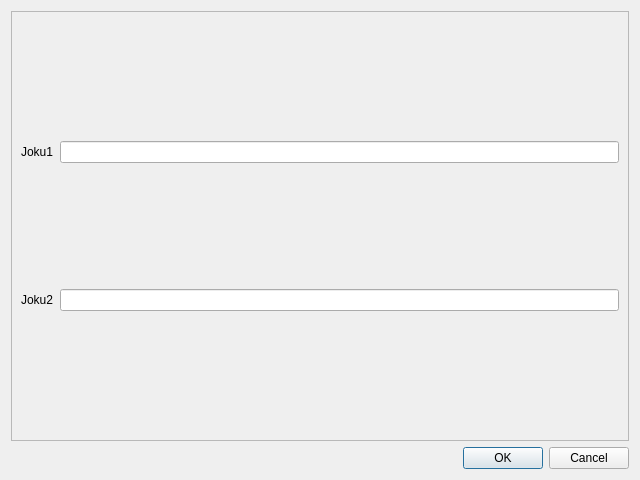
<?xml version="1.0" encoding="UTF-8"?>
<ui version="4.0">
 <class>Dialog</class>
 <widget class="QDialog" name="Dialog">
  <property name="geometry">
   <rect>
    <x>0</x>
    <y>0</y>
    <width>640</width>
    <height>480</height>
   </rect>
  </property>
  <property name="windowTitle">
   <string>Asetukset</string>
  </property>
  <layout class="QVBoxLayout" name="verticalLayout">
   <item>
    <widget class="QScrollArea" name="scrollArea">
     <property name="widgetResizable">
      <bool>true</bool>
     </property>
     <widget class="QWidget" name="scrollAreaWidgetContents">
      <property name="geometry">
       <rect>
        <x>0</x>
        <y>0</y>
        <width>620</width>
        <height>428</height>
       </rect>
      </property>
      <layout class="QHBoxLayout" name="horizontalLayout">
       <item>
        <layout class="QGridLayout" name="gridLayout">
         <item row="0" column="1">
          <widget class="QLineEdit" name="lineEdit"/>
         </item>
         <item row="0" column="0">
          <widget class="QLabel" name="label">
           <property name="text">
            <string>Joku1</string>
           </property>
          </widget>
         </item>
         <item row="1" column="0">
          <widget class="QLabel" name="label_2">
           <property name="text">
            <string>Joku2</string>
           </property>
          </widget>
         </item>
         <item row="1" column="1">
          <widget class="QLineEdit" name="lineEdit_2"/>
         </item>
        </layout>
       </item>
      </layout>
     </widget>
    </widget>
   </item>
   <item>
    <widget class="QDialogButtonBox" name="buttonBox">
     <property name="orientation">
      <enum>Qt::Horizontal</enum>
     </property>
     <property name="standardButtons">
      <set>QDialogButtonBox::Cancel|QDialogButtonBox::Ok</set>
     </property>
    </widget>
   </item>
  </layout>
 </widget>
 <resources/>
 <connections>
  <connection>
   <sender>buttonBox</sender>
   <signal>accepted()</signal>
   <receiver>Dialog</receiver>
   <slot>accept()</slot>
   <hints>
    <hint type="sourcelabel">
     <x>248</x>
     <y>254</y>
    </hint>
    <hint type="destinationlabel">
     <x>157</x>
     <y>274</y>
    </hint>
   </hints>
  </connection>
  <connection>
   <sender>buttonBox</sender>
   <signal>rejected()</signal>
   <receiver>Dialog</receiver>
   <slot>reject()</slot>
   <hints>
    <hint type="sourcelabel">
     <x>316</x>
     <y>260</y>
    </hint>
    <hint type="destinationlabel">
     <x>286</x>
     <y>274</y>
    </hint>
   </hints>
  </connection>
 </connections>
</ui>
